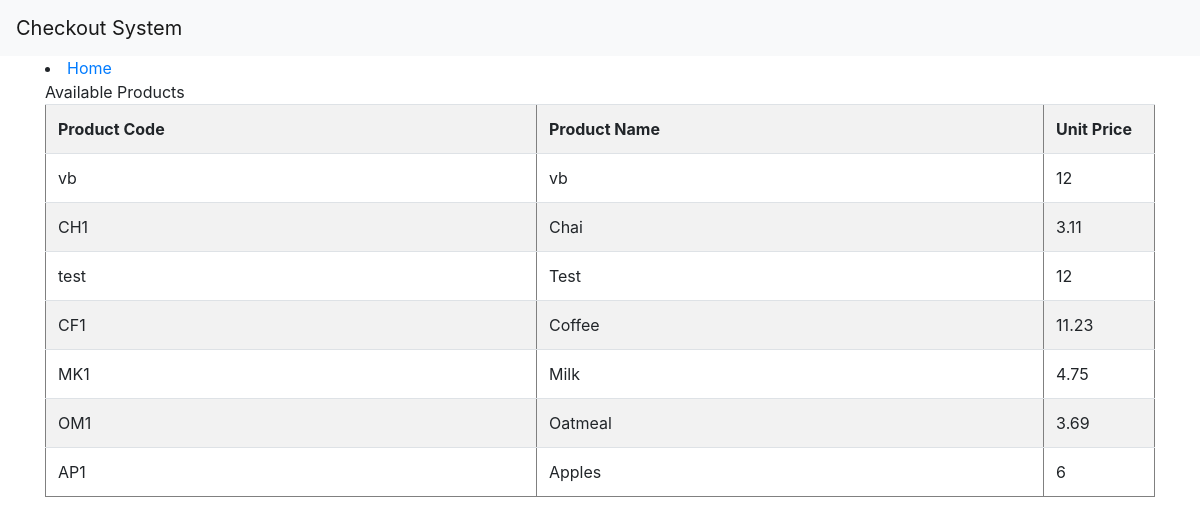
/show_product, run on an earlier commit of the app's database.
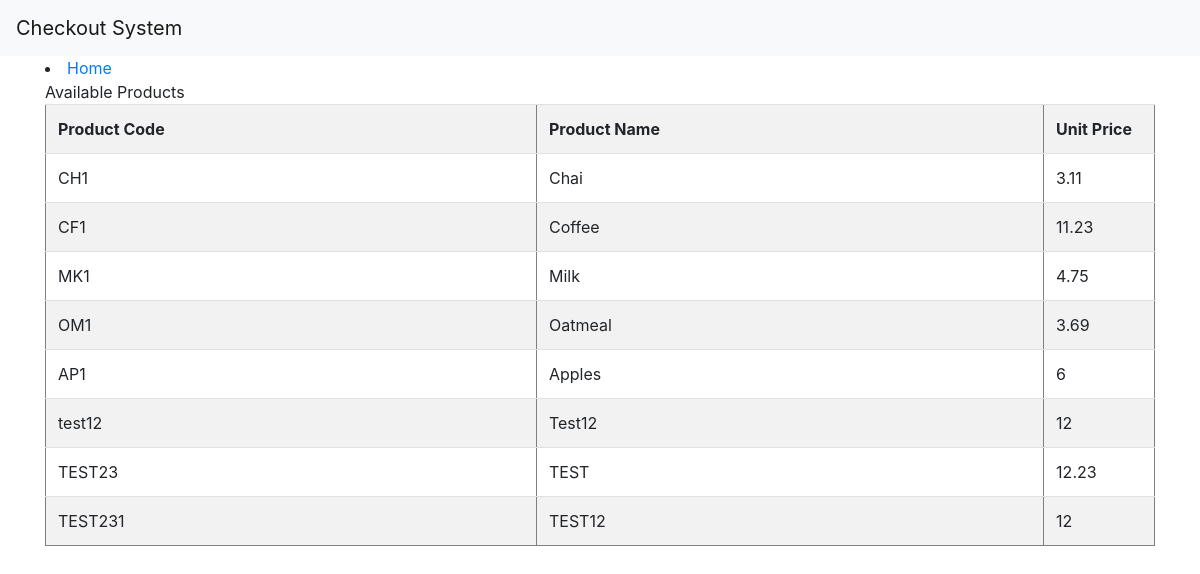
And on a later commit of the database.
### models.py (models this page shows, shortened)
class Product(db.Model):
    __tablename__ = 'checkout_system_product'
    product_code = db.Column(
        db.String(10),
        primary_key=True
    )
    product_name = db.Column(
        db.String(64),
        index=False,
        unique=True,
        nullable=False
    )
    price = db.Column(
        db.Integer,
        nullable=False
    )

### app.py (the view)
@app.route('/show_product', methods=('GET',))
def show_product():
    context = Product.query.all()[0:10]
    return render_template('show_product.html', context=context)

### templates/show_product.html
{% extends 'base.html' %}
{% block content %}
          <li>
           <a href="/">Home</a>
       </li>
<h>{% block title %}Available  Products {% endblock %}</h>
   <body>
      <table border = 1 class="table table-striped">
         <tr>
					<th style="text-align:left;">Product Code</th>
					<th style="text-align:left;">Product Name</th>
					<th style="text-align:left;" width="10%">Unit Price</th>
				</tr>
         {% for item in context %}
            <tr>
               <td> {{ item.product_code }} </td>
               <td> {{ item.product_name }} </td>
                <td> {{ item.price }} </td>
            </tr>
         {% endfor %}
      </table>
   </body>
{% endblock %}

### templates/base.html (shortened to what this page needs)
<!doctype html>
<html lang="en">
  <head>
    <link rel="stylesheet" href="https://stackpath.bootstrapcdn.com/bootstrap/4.3.1/css/bootstrap.min.css">
  </head>
  <body>
    <nav class="navbar navbar-expand-md navbar-light bg-light">
        <a class="navbar-brand" href="{{ url_for('index')}}">Checkout System</a>
    </nav>
    <div class="container">
        {% block content %} {% endblock %}
    </div>
  </body>
</html>

What changed in the data, as far as the page shows it:
removed Product: product_code "vb", product_name "vb", price "12"
removed Product: product_code "test", product_name "Test", price "12"
added Product: product_code "test12", product_name "Test12", price "12"
added Product: product_code "TEST23", product_name "TEST", price "12.23"
added Product: product_code "TEST231", product_name "TEST12", price "12"
